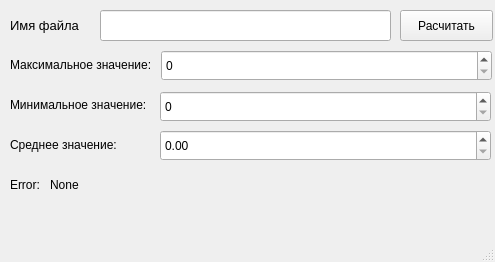
<?xml version="1.0" encoding="UTF-8"?>
<ui version="4.0">
 <class>MainWindow</class>
 <widget class="QMainWindow" name="MainWindow">
  <property name="geometry">
   <rect>
    <x>0</x>
    <y>0</y>
    <width>495</width>
    <height>262</height>
   </rect>
  </property>
  <property name="windowTitle">
   <string>MainWindow</string>
  </property>
  <widget class="QWidget" name="centralwidget">
   <widget class="QPushButton" name="btn_calc">
    <property name="geometry">
     <rect>
      <x>400</x>
      <y>10</y>
      <width>93</width>
      <height>31</height>
     </rect>
    </property>
    <property name="text">
     <string>Расчитать</string>
    </property>
   </widget>
   <widget class="QLineEdit" name="edit_file_name">
    <property name="geometry">
     <rect>
      <x>100</x>
      <y>10</y>
      <width>291</width>
      <height>31</height>
     </rect>
    </property>
   </widget>
   <widget class="QDoubleSpinBox" name="aver_print">
    <property name="geometry">
     <rect>
      <x>160</x>
      <y>130</y>
      <width>331</width>
      <height>31</height>
     </rect>
    </property>
   </widget>
   <widget class="QSpinBox" name="min_print">
    <property name="geometry">
     <rect>
      <x>160</x>
      <y>91</y>
      <width>331</width>
      <height>31</height>
     </rect>
    </property>
   </widget>
   <widget class="QSpinBox" name="max_print">
    <property name="geometry">
     <rect>
      <x>161</x>
      <y>50</y>
      <width>331</width>
      <height>31</height>
     </rect>
    </property>
   </widget>
   <widget class="QLabel" name="label">
    <property name="geometry">
     <rect>
      <x>10</x>
      <y>10</y>
      <width>91</width>
      <height>31</height>
     </rect>
    </property>
    <property name="text">
     <string>&lt;html&gt;&lt;head/&gt;&lt;body&gt;&lt;p&gt;&lt;span style=&quot; font-size:10pt;&quot;&gt;Имя файла&lt;/span&gt;&lt;/p&gt;&lt;/body&gt;&lt;/html&gt;</string>
    </property>
   </widget>
   <widget class="QLabel" name="label_2">
    <property name="geometry">
     <rect>
      <x>10</x>
      <y>50</y>
      <width>151</width>
      <height>31</height>
     </rect>
    </property>
    <property name="text">
     <string>&lt;html&gt;&lt;head/&gt;&lt;body&gt;&lt;p&gt;Максимальное значение:&lt;/p&gt;&lt;/body&gt;&lt;/html&gt;</string>
    </property>
   </widget>
   <widget class="QLabel" name="label_3">
    <property name="geometry">
     <rect>
      <x>10</x>
      <y>90</y>
      <width>151</width>
      <height>31</height>
     </rect>
    </property>
    <property name="text">
     <string>&lt;html&gt;&lt;head/&gt;&lt;body&gt;&lt;p&gt;Минимальное значение:&lt;/p&gt;&lt;/body&gt;&lt;/html&gt;</string>
    </property>
   </widget>
   <widget class="QLabel" name="label_4">
    <property name="geometry">
     <rect>
      <x>10</x>
      <y>130</y>
      <width>151</width>
      <height>31</height>
     </rect>
    </property>
    <property name="text">
     <string>&lt;html&gt;&lt;head/&gt;&lt;body&gt;&lt;p&gt;Среднее значение:&lt;/p&gt;&lt;/body&gt;&lt;/html&gt;</string>
    </property>
   </widget>
   <widget class="QLabel" name="error">
    <property name="geometry">
     <rect>
      <x>10</x>
      <y>170</y>
      <width>41</width>
      <height>31</height>
     </rect>
    </property>
    <property name="text">
     <string>&lt;html&gt;&lt;head/&gt;&lt;body&gt;&lt;p&gt;Error:&lt;/p&gt;&lt;/body&gt;&lt;/html&gt;</string>
    </property>
   </widget>
   <widget class="QLabel" name="error_mes">
    <property name="geometry">
     <rect>
      <x>50</x>
      <y>170</y>
      <width>441</width>
      <height>31</height>
     </rect>
    </property>
    <property name="text">
     <string>&lt;html&gt;&lt;head/&gt;&lt;body&gt;&lt;p&gt;None&lt;/p&gt;&lt;/body&gt;&lt;/html&gt;</string>
    </property>
   </widget>
  </widget>
  <widget class="QMenuBar" name="menubar">
   <property name="geometry">
    <rect>
     <x>0</x>
     <y>0</y>
     <width>495</width>
     <height>26</height>
    </rect>
   </property>
  </widget>
  <widget class="QStatusBar" name="statusbar"/>
 </widget>
 <resources/>
 <connections/>
</ui>
